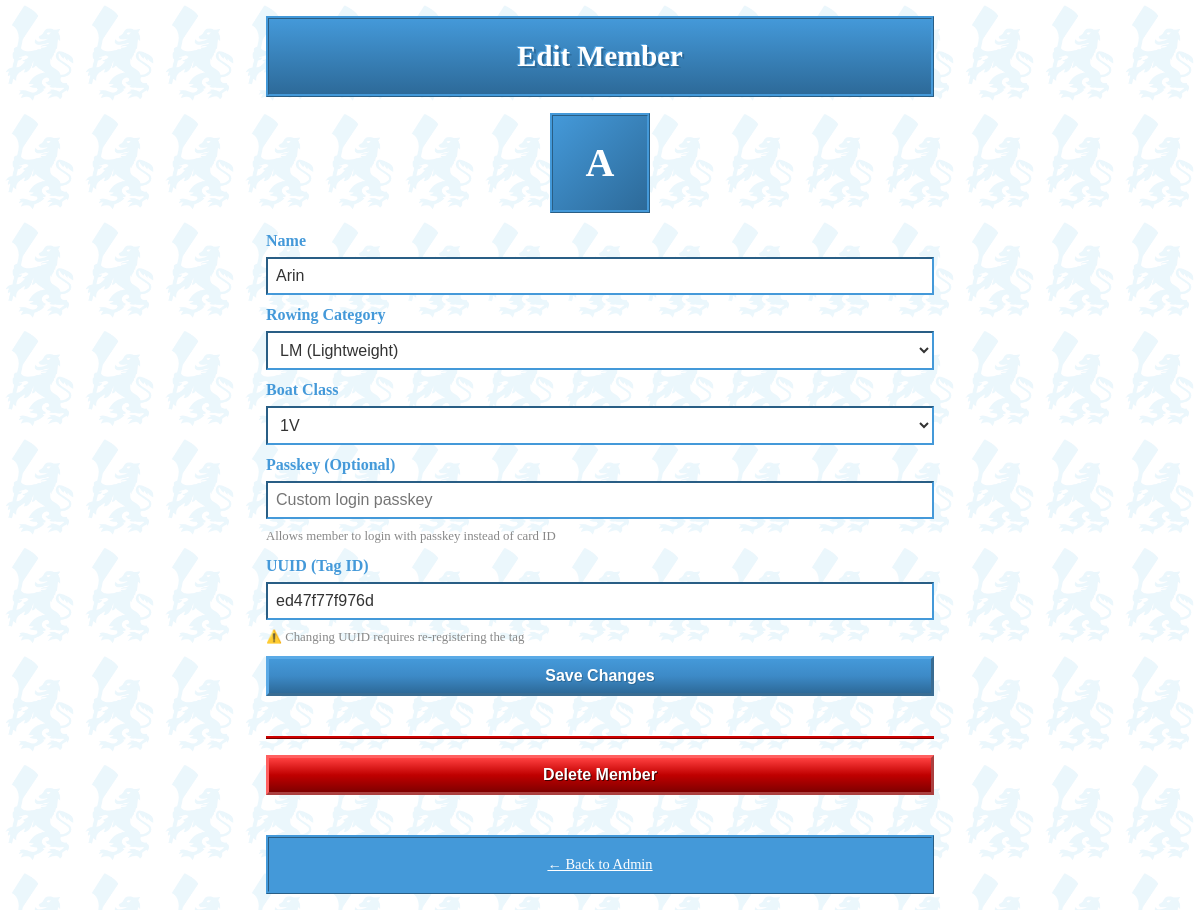
The page /admin/member/ed47f77f976d/edit (signed in) on the database its author committed.
### tables this page shows
CREATE TABLE members (
                id TEXT PRIMARY KEY,
                name TEXT NOT NULL,
                profile_picture TEXT DEFAULT NULL,
                rowing_category TEXT DEFAULT NULL,
                created_at TIMESTAMP DEFAULT CURRENT_TIMESTAMP
            , boat_class TEXT DEFAULT NULL, total_seconds INTEGER DEFAULT 0, passkey TEXT DEFAULT NULL);

### app/web.py (the view, shortened to what this page needs)
@app.route("/admin/member/<member_id>/edit", methods=["GET", "POST"])
@admin_required
def admin_edit_member(member_id):
    member = get_member_by_id(member_id)
    if not member:
        flash("Member not found", "error")
        return redirect(url_for("admin"))
    return render_template("admin_edit_member.html", member=member)

### app/models.py (called while the page is built)
@contextmanager
def get_db():
    conn = sqlite3.connect(DB_PATH)
    conn.row_factory = sqlite3.Row
    conn.execute("PRAGMA journal_mode=WAL")
    conn.execute("PRAGMA synchronous=FULL")
    try:
        yield conn
    finally:
        conn.close()

def get_member_by_id(member_id: str) -> dict | None:
    with get_db() as conn:
        cursor = conn.cursor()
        cursor.execute(
            "SELECT id, name, profile_picture, rowing_category, boat_class, total_seconds, passkey FROM members WHERE id = ?",
            (member_id,)
        )
        row = cursor.fetchone()
        return dict(row) if row else None

### app/web.py (called while the page is built)
def admin_required(f):
    @wraps(f)
    def decorated_function(*args, **kwargs):
        if not session.get("is_admin"):
            return redirect(url_for("admin_login"))
        return f(*args, **kwargs)
    return decorated_function

@app.before_request
def check_open_hours():
    open_paths = ['/static/', '/admin', '/closed']
    path = request.path
    if any(path.startswith(p) for p in open_paths):
        return None
    if not is_open_hours():
        return render_template("closed.html"), 200

### templates/admin_edit_member.html (shortened to what this page needs)
<!DOCTYPE html>
<html lang="en">
<head>
    <link rel="stylesheet" href="/static/style.css">
</head>
<body>
    <header>
        <h1>Edit Member</h1>
    </header>
    <div class="photo large">
        {% if member.profile_picture %}
        <img src="/static/uploads/{{ member.profile_picture }}" alt="{{ member.name }}">
        {% else %}
        {{ member.name[0] }}
        {% endif %}
    </div>
    <form method="POST">
        <label for="name">Name</label>
        <input type="text" id="name" name="name" value="{{ member.name }}" required>
        <label for="rowing_category">Rowing Category</label>
        <select id="rowing_category" name="rowing_category" required>
            <option value="LM" {% if member.rowing_category == "LM" %}selected{% endif %}>LM (Lightweight)</option>
        </select>
        <label for="boat_class">Boat Class</label>
        <select id="boat_class" name="boat_class">
            <option value="1V" {% if member.boat_class == "1V" %}selected{% endif %}>1V</option>
        </select>
        <label for="passkey">Passkey (Optional)</label>
        <input type="text" id="passkey" name="passkey" value="{{ member.passkey or '' }}" placeholder="Custom login passkey">
        <p class="hint">Allows member to login with passkey instead of card ID</p>
        <label for="uuid">UUID (Tag ID)</label>
        <input type="text" id="uuid" name="uuid" value="{{ member.id }}">
        <p class="hint">⚠️ Changing UUID requires re-registering the tag</p>
        <button type="submit">Save Changes</button>
    </form>
    <div class="danger">
        <form method="POST" action="/admin/member/{{ member.id }}/delete" onsubmit="return confirm('Delete this member?')">
            <button type="submit" class="btn-danger">Delete Member</button>
        </form>
    </div>
    <footer>
        <a href="/admin">← Back to Admin</a>
    </footer>
</body>
</html>

### static/style.css (style rules this page uses)
* { box-sizing: border-box; margin: 0; padding: 0; }
body { background-color: #FFFFFF; background-image: url('/static/c150lion1.png'); background-repeat: repeat; background-position: 0 0; background-attachment: fixed; background-size: 80px; color: #333333; line-height: 1.5; padding: 1rem; max-width: 700px; margin: 0 auto; min-height: 100vh; }
body::before { content: ''; position: fixed; top: 0; left: 0; right: 0; bottom: 0; background: rgba(255, 255, 255, 0.92); pointer-events: none; z-index: -1; }
h1 { font-size: 1.8rem; margin-bottom: 1rem; color: #4499D9; text-shadow: 2px 2px #cce6f5, -1px -1px #FFFFFF; text-align: center; }
p { margin-bottom: 0.5rem; }
a { color: #4499D9; text-decoration: underline; }
header { border: 3px ridge #4499D9; background: linear-gradient(180deg, #4499D9 0%, #2d6a99 100%); padding: 1rem; margin-bottom: 1rem; text-align: center; }
header h1 { color: #FFFFFF; text-shadow: 2px 2px #2d6a99, -1px -1px #5aaae6; margin: 0; }
footer { border: 3px ridge #4499D9; background: #4499D9; padding: 1rem; margin-top: 2rem; text-align: center; font-size: 0.9rem; }
footer a { margin: 0 0.5rem; color: #FFFFFF; }
input, button, select { padding: 0.5rem; font-size: 1rem; margin-bottom: 0.5rem; }
input, select { width: 100%; background: #FFFFFF; color: #333333; border: 2px inset #4499D9; }
select { cursor: pointer; }
button { background: linear-gradient(180deg, #4499D9 0%, #3d8ac7 50%, #2d6a99 100%); color: #FFFFFF; border: 3px outset #5aaae6; cursor: pointer; width: 100%; font-weight: bold; text-shadow: 1px 1px #2d6a99; }
button.btn-danger { background: linear-gradient(180deg, #ff4040 0%, #c00000 50%, #800000 100%); color: #fff; text-shadow: 1px 1px #400000; border-color: #ff6060; }
label { display: block; font-weight: bold; margin-bottom: 0.25rem; color: #4499D9; }
.photo { width: 50px; height: 50px; border-radius: 0; border: 3px ridge #4499D9; background: linear-gradient(135deg, #4499D9 0%, #2d6a99 100%); display: flex; align-items: center; justify-content: center; font-size: 1.25rem; font-weight: bold; color: #FFFFFF; overflow: hidden; flex-shrink: 0; }
.photo.large { width: 100px; height: 100px; font-size: 2.5rem; margin: 0 auto 1rem; }
.hint { font-size: 0.8rem; color: #888; }
.danger { margin-top: 2rem; padding-top: 1rem; border-top: 3px ridge #c00; text-align: center; }

### rows shown on the page
members: name "A", name "Arin", rowing_category "LM (Lightweight)", boat_class "1V", uuid "ed47f77f976d"
